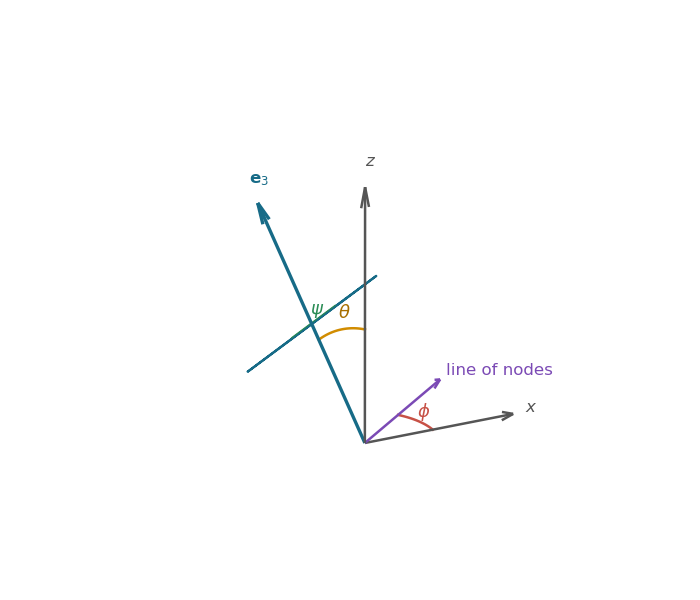

Reproduce this figure in Python.
#!/usr/bin/env python3
"""Draw the Euler angles of the symmetric top in 2020 Part II Paper 2."""

from pathlib import Path

import matplotlib.pyplot as plt
import numpy as np
from mpl_toolkits.mplot3d.art3d import Poly3DCollection


OUTPUT = Path(Path(__file__).stem + ".png")

phi = np.deg2rad(38.0)
theta = np.deg2rad(34.0)
line = np.array([np.cos(phi), np.sin(phi), 0.0])
e3 = np.array([-np.sin(theta) * np.sin(phi), np.sin(theta) * np.cos(phi), np.cos(theta)])
perp = np.cross(e3, line)
perp /= np.linalg.norm(perp)

fig = plt.figure(figsize=(7.0, 6.0))
ax = fig.add_subplot(111, projection="3d")


def arrow(vector, label, color, width=1.8, scale=1.0):
    vector = scale * vector
    ax.quiver(0, 0, 0, *vector, color=color, linewidth=width, arrow_length_ratio=0.08)
    ax.text(*(1.08 * vector), label, color=color, fontsize=12)


arrow(np.array([1.0, 0.0, 0.0]), "$x$", "#555555", scale=0.95)
arrow(np.array([0.0, 0.0, 1.0]), "$z$", "#555555", scale=1.15)
arrow(line, "line of nodes", "#7b4ab5", scale=1.0)
arrow(e3, "$\\mathbf{e}_3$", "#176b87", width=2.4, scale=1.2)

# A small disk perpendicular to the symmetry axis represents the top.
angles = np.linspace(0.0, 2.0 * np.pi, 90)
radius = 0.42
center = 0.60 * e3
rim = center + radius * (np.cos(angles)[:, None] * line + np.sin(angles)[:, None] * perp)
ax.add_collection3d(Poly3DCollection([rim], facecolor="#8ec6d4", edgecolor="#176b87", alpha=0.35))
ax.plot(rim[:, 0], rim[:, 1], rim[:, 2], color="#176b87", linewidth=1.2)

# phi in the fixed horizontal plane.
phis = np.linspace(0.0, phi, 80)
phi_arc = 0.43 * np.column_stack((np.cos(phis), np.sin(phis), np.zeros_like(phis)))
ax.plot(*phi_arc.T, color="#c75146", linewidth=1.8)
ax.text(0.42 * np.cos(phi / 2), 0.42 * np.sin(phi / 2), 0.02, "$\\phi$", color="#c75146", fontsize=13)

# theta in the plane spanned by z and e3.
thetas = np.linspace(0.0, theta, 80)
theta_arc = 0.52 * np.column_stack((-np.sin(thetas) * np.sin(phi), np.sin(thetas) * np.cos(phi), np.cos(thetas)))
ax.plot(*theta_arc.T, color="#d18c00", linewidth=1.8)
mid = theta_arc[len(theta_arc) // 2]
ax.text(*(1.10 * mid), "$\\theta$", color="#a76f00", fontsize=13)

# psi is rotation about e3 from the line of nodes in the body plane.
psis = np.linspace(0.0, np.deg2rad(58.0), 70)
psi_arc = center + 0.29 * (np.cos(psis)[:, None] * line + np.sin(psis)[:, None] * perp)
ax.plot(*psi_arc.T, color="#2a8c55", linewidth=1.8)
label = psi_arc[len(psi_arc) // 2]
ax.text(*(1.07 * label), "$\\psi$", color="#2a8c55", fontsize=13)

ax.set_xlim(-1.0, 1.1)
ax.set_ylim(-0.75, 1.15)
ax.set_zlim(0.0, 1.25)
ax.set_box_aspect((1.25, 1.15, 1.0))
ax.view_init(elev=22, azim=-115)
ax.set_axis_off()
fig.tight_layout()
fig.savefig(OUTPUT, dpi=100, facecolor="white")
